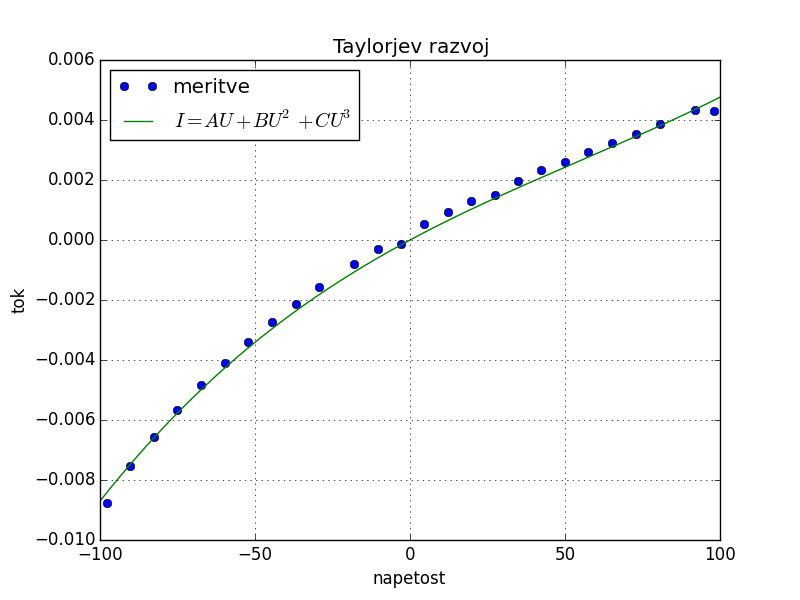

Reproduce this figure in Python.
from scipy.optimize import curve_fit
import matplotlib.pyplot as plt
import numpy as np
import matplotlib.pyplot as plt2





f = open('korozija.txt', 'r',encoding='utf-8')
data_file=f.readlines()
x=[]
y=[]
i=0
for vrsta in data_file:
    # print(i)

    vrsta=vrsta.strip('\n')
    # print(vrsta)
    podatki=vrsta.split(' ')
    #print(podatki)
    x.append(float(podatki[0]))
    y.append(float(podatki[1]))
    i=i+1
print(x)
print(y)

# plt2.plot(x,y)
# plt.title('test')
# plt2.show()


def f(x, a,b,c):
    return a*x+b*x**2+c*x**3

def hi(x_data,y_data,f,a,b,c):
    vsota=0
    n=len(x_data)
    for i in range(n):
        vsota+=(y_data[i]-f(x_data[i],a,b,c))**2
    return vsota/n

def hi2(y_data,y_fit):
    n=len(y_data)
    vsota=0
    for i in range(n):
        vsota+=(y_data[i]-y_fit[i])**2
    return vsota/n
    
popt, pcov = curve_fit(f, x, y,p0=(0.001,0.01,0.020),maxfev=10000)
a=popt[0]
b=popt[1]
c=popt[2]

x1=np.arange(-100,100,0.1)
y1=f(x1,a,b,c)
print('hi kvadra',hi(x,y,f,a,b,c))
print('hi2 kvadra',hi2(y,y1))
print(popt,'\n a, b, c \n',np.sqrt(pcov))
plt.plot(x,y,'o')
plt.plot(x1,y1)
# plt.yscale('log')
plt.grid()
plt.title('Taylorjev razvoj')
plt.legend(['meritve',r'$I=A U+B U^2+C U^3$'],loc=2)
plt.xlabel('napetost')
plt.ylabel('tok')

plt.savefig('tretja_3.png')
plt.show()

A=a
B=b
C=c
U_a=(B/A-np.sqrt(6*C/A-(B/A)**2))**(-1)
U_b=(-B/A-np.sqrt(6*C/A-(B/A)**2))**(-1)
I0=a/np.sqrt(24*C/A-(2*B/A)**2)
print(U_a,U_b,I0)
